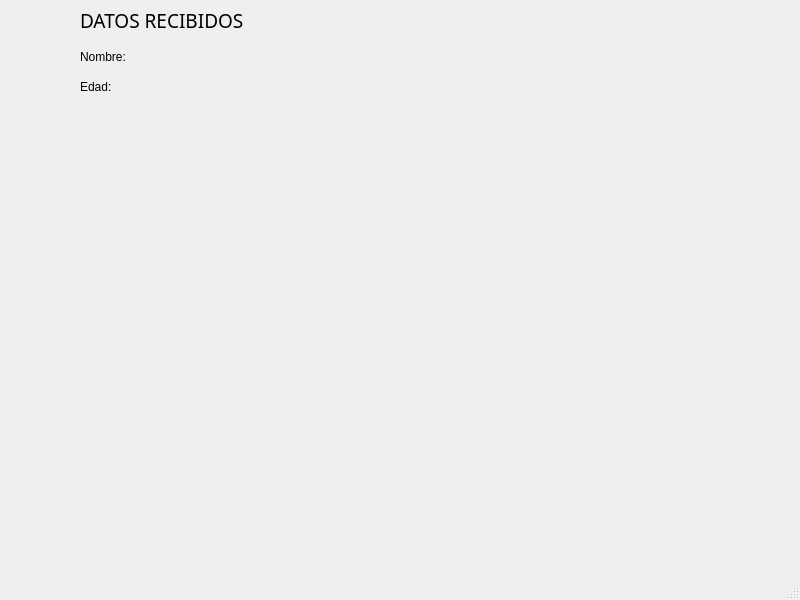
<?xml version="1.0" encoding="UTF-8"?>
<ui version="4.0">
 <class>MainWindow</class>
 <widget class="QMainWindow" name="MainWindow">
  <property name="geometry">
   <rect>
    <x>0</x>
    <y>0</y>
    <width>800</width>
    <height>600</height>
   </rect>
  </property>
  <property name="windowTitle">
   <string>MainWindow</string>
  </property>
  <widget class="QWidget" name="centralwidget">
   <widget class="QLabel" name="label">
    <property name="geometry">
     <rect>
      <x>80</x>
      <y>0</y>
      <width>181</width>
      <height>41</height>
     </rect>
    </property>
    <property name="font">
     <font>
      <family>Swis721 WGL4 BT</family>
      <pointsize>14</pointsize>
     </font>
    </property>
    <property name="text">
     <string>DATOS RECIBIDOS</string>
    </property>
    <property name="textFormat">
     <enum>Qt::AutoText</enum>
    </property>
   </widget>
   <widget class="QLabel" name="label_2">
    <property name="geometry">
     <rect>
      <x>80</x>
      <y>50</y>
      <width>47</width>
      <height>13</height>
     </rect>
    </property>
    <property name="text">
     <string>Nombre:</string>
    </property>
   </widget>
   <widget class="QLabel" name="label_3">
    <property name="geometry">
     <rect>
      <x>80</x>
      <y>80</y>
      <width>47</width>
      <height>13</height>
     </rect>
    </property>
    <property name="text">
     <string>Edad:</string>
    </property>
   </widget>
   <widget class="QLabel" name="nombreR">
    <property name="geometry">
     <rect>
      <x>140</x>
      <y>50</y>
      <width>181</width>
      <height>21</height>
     </rect>
    </property>
    <property name="text">
     <string/>
    </property>
   </widget>
   <widget class="QLabel" name="edadR">
    <property name="geometry">
     <rect>
      <x>130</x>
      <y>80</y>
      <width>181</width>
      <height>21</height>
     </rect>
    </property>
    <property name="text">
     <string/>
    </property>
   </widget>
  </widget>
  <widget class="QMenuBar" name="menubar">
   <property name="geometry">
    <rect>
     <x>0</x>
     <y>0</y>
     <width>800</width>
     <height>21</height>
    </rect>
   </property>
  </widget>
  <widget class="QStatusBar" name="statusbar"/>
 </widget>
 <resources/>
 <connections/>
</ui>
